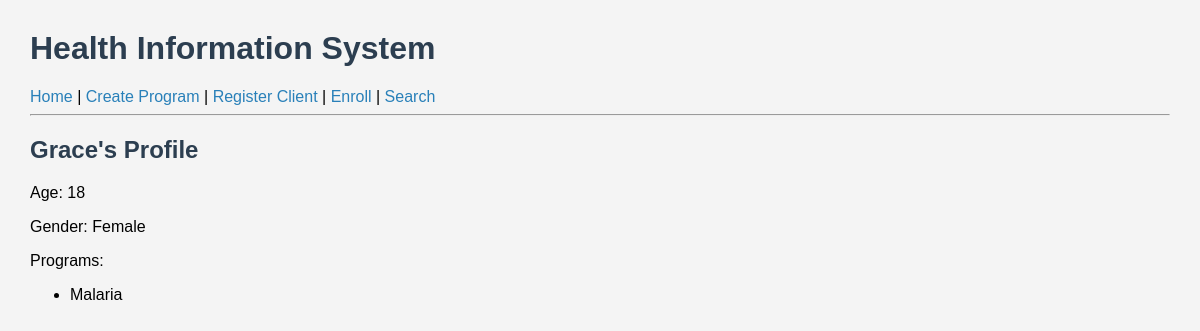
Screenshot of /client/1 with the database file from the repository.
### app/models.py (models this page shows)
class Client(db.Model):
    id = db.Column(db.Integer, primary_key=True)
    name = db.Column(db.String(100), nullable=False)
    age = db.Column(db.Integer)
    gender = db.Column(db.String(10))
    programs = db.relationship('Program', secondary=enrollments, backref='clients')

class Program(db.Model):
    id = db.Column(db.Integer, primary_key=True)
    name = db.Column(db.String(100), unique=True, nullable=False)

### app/routes.py (the view)
@main.route('/client/<int:client_id>')
def client_profile(client_id):
    client = Client.query.get_or_404(client_id)
    return render_template('client_profile.html', client=client)

### templates/client_profile.html (shortened to what this page needs)
{% extends "base.html" %}
{% block content %}
<h2>{{ client.name }}'s Profile</h2>
<p>Age: {{ client.age }}</p>
<p>Gender: {{ client.gender }}</p>
<p>Programs:</p>
<ul>
    {% for program in client.programs %}
    <li>{{ program.name }}</li>
    {% endfor %}
</ul>
{% endblock %}

### static/style.css (style rules this page uses)
body { font-family: Arial, sans-serif; margin: 30px; background: #f4f4f4; }
h1, h2 { color: #2c3e50; }

### rows the page displays
Client: name "Grace", age "18", gender "Female"
Program: name "Malaria"
